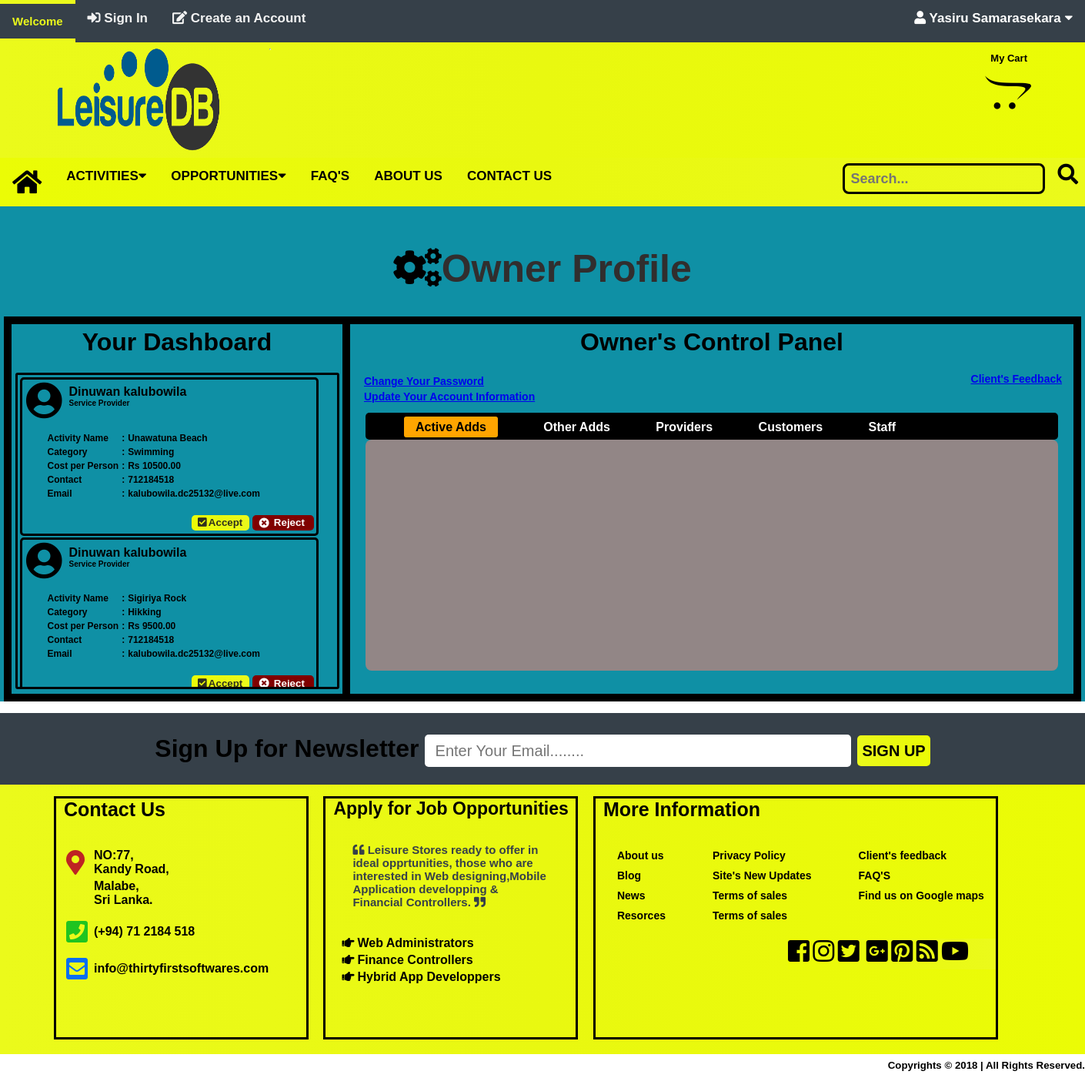
Page /owner.php (signed in) on the committed database.
### tables this page shows
CREATE TABLE `staff` (
  `id` int(11) NOT NULL,
  `fname` varchar(50) NOT NULL,
  `lname` varchar(50) NOT NULL,
  `mobile` int(10) NOT NULL,
  `email` varchar(100) NOT NULL,
  `address` text NOT NULL,
  `postalcode` int(10) NOT NULL,
  `accountnum` int(50) NOT NULL,
  `status` varchar(100) NOT NULL,
  `confirmation` varchar(150) NOT NULL,
  `pword` varchar(50) NOT NULL,
  `cpword` varchar(50) NOT NULL,
  `date` varchar(200) NOT NULL
);

CREATE TABLE `postadd` (
  `id` int(11) NOT NULL,
  `servicename` varchar(150) NOT NULL,
  `description` text NOT NULL,
  `category` varchar(50) NOT NULL,
  `cost` decimal(25,2) NOT NULL,
  `usermail` varchar(150) NOT NULL,
  `status` varchar(150) NOT NULL,
  `adminstatus` varchar(50) NOT NULL,
  `paymentstatus` varchar(50) NOT NULL,
  `image` text NOT NULL,
  `date` varchar(255) NOT NULL
);

CREATE TABLE `register` (
  `id` int(11) NOT NULL,
  `fname` varchar(50) NOT NULL,
  `lname` varchar(50) NOT NULL,
  `mobile` int(10) NOT NULL,
  `email` varchar(100) NOT NULL,
  `address` text NOT NULL,
  `postalcode` int(10) NOT NULL,
  `accountnum` int(50) NOT NULL,
  `status` varchar(100) NOT NULL,
  `pword` varchar(50) NOT NULL,
  `cpword` varchar(50) NOT NULL,
  `date` varchar(200) NOT NULL
);

### owner.php (the view, shortened to what this page needs)
<?php
    include('common/headeradmin.php');
?>
<div class="body-page-admin">
    <dive class="page-title">
      <br>
      <h1><i class="fas fa-cogs fa-1x"></i>Owner Profile</h1>
    </dive>
    <div class="customer-profile">
      <div class="user-dashboard">
        <h1>Your Dashboard</h1>
        <div class="sub-dashboard">
        <?php
        if(!(@$_SESSION["emailstaff"] == NULL) && (@$_SESSION["email"] == NULL))
        {
        $sqlcheck = "SELECT p.id as 'addid',p.servicename,p.category,p.cost,p.usermail,d.id as 'publishid',d.postid,
        r.id as 'registerid',r.fname,r.lname,r.email,r.mobile,r.status FROM postadd p,displayadd d,register r WHERE d.postid = p.id AND p.usermail = r.email ";
        $qrycheck=mysqli_query($con,$sqlcheck);
        }
      ?>
        <?php
          while($rowcheck=mysqli_fetch_array($qrycheck))
          {
        ?>
        <div class="dashboard-message" style="height:200px; margin-bottom:2px;">
            <table border="0">
              <tr>
                <td><i class="fas fa-user-circle fa-3x"></i></td>
                <td><label><?php echo $rowcheck["fname"];?><?php echo $rowcheck["lname"];?></label><p><?php echo $rowcheck["status"];?></p></td>
              </tr>
            </table>
            <p class="notification">
              <table border="0" style="font-size:12px; margin-left:30px; font-weight:bold;">
              <tr>
                <td>Activity Name</td>
                <td> : </td>
                <td><?php echo $rowcheck["servicename"];?></td>
              </tr>
              <tr>
                <td>Category</td>
                <td> : </td>
                <td><?php echo $rowcheck["category"];?></td>
              </tr>
              <tr>
                <td>Cost per Person</td>
                <td> : </td>
                <td>Rs <?php echo $rowcheck["cost"];?></td>
              </tr>
              <tr>
                <td>Contact</td>
                <td> : </td>
                <td><?php echo $rowcheck["mobile"];?></td>
              </tr>
              <tr>
                <td>Email</td>
                <td> : </td>
                <td><a href="mailto:<?php echo $rowcheck["email"]; ?>" style="color:black; text-decoration:none;"</a><?php echo $rowcheck["email"];?></td>
              </tr>
              </table>
<br>
                <td><button name="btnaccept" class="admin-accept"><i class="fas fa-check-square"></i>Accept</button></td>
                      <td> <button name="btnpending" class="admin-reject"><i class="fas fa-times-circle"></i>Reject</button></td>
            </p>
        </div>
        <?php
          }
        ?>
        </div>
      </div>
      <div class="user-settings clearfix">
        <h1>Owner's Control Panel</h1>
        <table border='0'>
          <tr>
            <td><a href="#"">Change Your Password</a></td>
          </tr>
          <tr>
            <td><a href="#">Update Your Account Information</a></td>
          </tr>
        </table>
        <h3><a href="#">Client's Feedback</a></h3>
        <br>
        <br>
        <div class="nav-title">
          <nav>
              <div class="nav-links">
                <ul>
                  <li><a href="#dashboard-message" id="manage-adds" class="active">Active Adds</a></li>
                  <li><a href="#dashboard-message" id="other-adds">Other Adds</a></li>
                  <li><a href="#dashboard-message" id="manage-providers"> Providers</a></li>
                  <li><a href="#dashboard-message" id="manage-customers"> Customers</a></li>
                  <li><a href="#dashboard-message" id="manage-staff"> Staff</a></li>
                </ul>
              </div>
            </nav>
        </div>
                <div class="navigation-bar">
              </div>
      </div>
  </div>
</div>
<?php
    include('common/footeradmin.php');
?>

### common/headeradmin.php (shortened to what this page needs)
<!DOCTYPE html>
<html>
<head>
<link rel="stylesheet" href="https://use.fontawesome.com/releases/v5.0.13/css/all.css">
<link rel="stylesheet" type="text/css" href="css/header.css">
<link rel="stylesheet" type="text/css" href="css/home.css">
<link rel="stylesheet" type="text/css" href="css/customer_profile.css">
<link rel="stylesheet" type="text/css" href="css/single.css">
<link rel="stylesheet" type="text/css" href="css/footer.css">
</head>
<body>
<div class="topnav" id="myTopnav">
   <a href="index.php" class="active" >Welcome</a>
   <a href="login.php" class="sign-in"><i class="fas fa-sign-in-alt"></i> Sign In  </a>
   <a href="register.php" class="sign-up"><i class="fas fa-edit"></i> Create an Account</a>
      <?php
include('config/connection.php');
$sql = "SELECT * FROM register WHERE email = '".@$_SESSION["email"]."'";
$qry=mysqli_query($con,$sql);
$row = mysqli_fetch_array($qry);
$sqlstaff = "SELECT * FROM staff WHERE email = '".@$_SESSION["emailstaff"]."'";
$qrystaff=mysqli_query($con,$sqlstaff);
$rowstaff = mysqli_fetch_array($qrystaff);
?>
  <?php
      include('config/connection.php');
      $sqlstaff="SELECT fname,lname,status FROM staff WHERE email ='".@$_SESSION["emailstaff"]."' ";
      $qrystaff=mysqli_query($con,$sqlstaff);
      if((@$_SESSION["email"] == NULL) && (@$_SESSION["emailstaff"] == NULL))
      {
        echo '
      <div class="dropdown">
        <button class="dropbtn"><i class="fas fa-user"></i> Hello Guest</button>
      </div>
        ';
      }
      elseif(!(@$_SESSION["emailstaff"] == NULL) && (@$_SESSION["email"] == NULL) && $rowstaff["status"] == 'Owner'){
        $rowstaff = mysqli_fetch_array($qrystaff);
          echo '
          <div class="dropdown">
            <button class="dropbtn"><i class="fas fa-user"></i> '.$rowstaff["fname"].' '.$rowstaff["lname"].' <i class="fa fa-caret-down"></i></button>
            <div class="dropdown-content">
              <a href="owner.php">My Profile</a>
              <a href="#2">Account Settings</a>
              <a href="logout.php">Log out</a>
            </div>
          </div>
            ';
      }
    ?>
</div>
            <div class="header">
              <div class="head-name">
                    <div class="logo-name">
              <img src="img/logo.png" style="width:340px; height: 150px; float: left; margin-left: none;">
              <hr>
                    </div>
                    <div class="logo-sub-name">
                    </div>
              <div class="cart">
                <p>My Cart</p>
            <br><a href="mycart.php"><i class="fab fa-opencart fa-3x"></i></a>
            </div>
              </div>
            </div>
              <div class="main-navbar" id="main-navbar">
                  <a href="index.php" class="active"><i class="fas fa-home fa-2x"></i> </a>
                  <div class="main-navbar-dropdown">
                  <button class="main-navbar-dropbtn">ACTIVITIES<i class="fa fa-caret-down"></i></button>
                  </div>
                  <div class="main-navbar-dropdown">
                  <button class="main-navbar-dropbtn">OPPORTUNITIES<i class="fa fa-caret-down"></i></button>
                  </div>
                  <a href="#foot-wear" class="foot-wear">FAQ'S</a>
                  <a href="aboutus.html" class="wedding">ABOUT US</a>
                  <a href="contactus.php" class="wedding">CONTACT US</a>
                   <div class="search-icon">
                    <button style="background: none; border:none; cursor: pointer;"><i class="fas fa-search fa-2x"></i> </button>
                </div>
                <div class="top-bar-search">
                  <form method="POST" action="index1.html">
                    <input type="text" name="search_box" placeholder=" Search...">
                  </form>
                </div>
    </div>
</body>
</html>

### rows in the picture
staff: fname "Yasiru", lname "Samarasekara"
postadd: register.fname "Dinuwan", register.lname "kalubowila", register.status "Service Provider", servicename "Unawatuna Beach", category "Swimming", cost "10500.00", register.mobile "712184518", register.email "kalubowila.dc25132@live.com"
postadd: register.fname "Dinuwan", register.lname "kalubowila", register.status "Service Provider", servicename "Sigiriya Rock", category "Hikking", cost "9500.00", register.mobile "712184518", register.email "kalubowila.dc25132@live.com"
